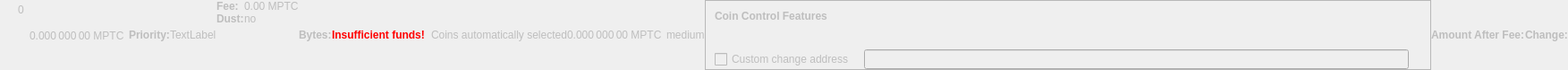
    <widget class="QWidget" name="dummyHideWidget" native="true">
     <property name="enabled">
      <bool>false</bool>
     </property>
     <property name="maximumSize">
      <size>
       <width>100</width>
       <height>22</height>
      </size>
     </property>
     <layout class="QHBoxLayout" name="dummyHideLayout">
      <property name="spacing">
       <number>0</number>
      </property>
      <property name="margin">
       <number>0</number>
      </property>
      <item>
       <layout class="QFormLayout" name="formLayoutCoinControl1">
        <property name="horizontalSpacing">
         <number>10</number>
        </property>
        <property name="verticalSpacing">
         <number>14</number>
        </property>
        <property name="leftMargin">
         <number>10</number>
        </property>
        <property name="topMargin">
         <number>4</number>
        </property>
        <property name="rightMargin">
         <number>6</number>
        </property>
        <item row="0" column="1">
         <widget class="QLabel" name="labelCoinControlBytes">
          <property name="cursor">
           <cursorShape>IBeamCursor</cursorShape>
          </property>
          <property name="contextMenuPolicy">
           <enum>Qt::ActionsContextMenu</enum>
          </property>
          <property name="text">
           <string notr="true">0</string>
          </property>
          <property name="textInteractionFlags">
           <set>Qt::LinksAccessibleByMouse|Qt::TextSelectableByKeyboard|Qt::TextSelectableByMouse</set>
          </property>
         </widget>
        </item>
       </layout>
      </item>
      <item>
       <widget class="QLabel" name="labelCoinControlAfterFee">
        <property name="enabled">
         <bool>false</bool>
        </property>
        <property name="sizePolicy">
         <sizepolicy hsizetype="Fixed" vsizetype="Fixed">
          <horstretch>0</horstretch>
          <verstretch>0</verstretch>
         </sizepolicy>
        </property>
        <property name="minimumSize">
         <size>
          <width>111</width>
          <height>12</height>
         </size>
        </property>
        <property name="maximumSize">
         <size>
          <width>111</width>
          <height>12</height>
         </size>
        </property>
        <property name="cursor">
         <cursorShape>IBeamCursor</cursorShape>
        </property>
        <property name="contextMenuPolicy">
         <enum>Qt::ActionsContextMenu</enum>
        </property>
        <property name="text">
         <string notr="true">0.000 000 00 MPTC</string>
        </property>
        <property name="textInteractionFlags">
         <set>Qt::LinksAccessibleByMouse|Qt::TextSelectableByKeyboard|Qt::TextSelectableByMouse</set>
        </property>
       </widget>
      </item>
      <item>
       <widget class="QLabel" name="labelCoinControlPriorityText">
        <property name="enabled">
         <bool>false</bool>
        </property>
        <property name="font">
         <font>
          <weight>75</weight>
          <bold>true</bold>
         </font>
        </property>
        <property name="text">
         <string>Priority:</string>
        </property>
       </widget>
      </item>
      <item>
       <layout class="QHBoxLayout" name="horizontalLayout">
        <item>
         <widget class="QLabel" name="WarningLabel">
          <property name="text">
           <string>TextLabel</string>
          </property>
         </widget>
        </item>
       </layout>
      </item>
      <item>
       <layout class="QFormLayout" name="formLayoutCoinControl3">
        <property name="horizontalSpacing">
         <number>0</number>
        </property>
        <property name="verticalSpacing">
         <number>0</number>
        </property>
        <property name="leftMargin">
         <number>0</number>
        </property>
        <property name="topMargin">
         <number>0</number>
        </property>
        <property name="rightMargin">
         <number>0</number>
        </property>
        <item row="0" column="0">
         <widget class="QLabel" name="labelCoinControlFeeText">
          <property name="enabled">
           <bool>false</bool>
          </property>
          <property name="font">
           <font>
            <weight>75</weight>
            <bold>true</bold>
           </font>
          </property>
          <property name="text">
           <string>Fee:</string>
          </property>
          <property name="margin">
           <number>0</number>
          </property>
         </widget>
        </item>
        <item row="0" column="1">
         <widget class="QLabel" name="labelCoinControlFee">
          <property name="enabled">
           <bool>false</bool>
          </property>
          <property name="cursor">
           <cursorShape>IBeamCursor</cursorShape>
          </property>
          <property name="contextMenuPolicy">
           <enum>Qt::ActionsContextMenu</enum>
          </property>
          <property name="text">
           <string notr="true">0.00 MPTC</string>
          </property>
          <property name="textInteractionFlags">
           <set>Qt::LinksAccessibleByMouse|Qt::TextSelectableByKeyboard|Qt::TextSelectableByMouse</set>
          </property>
         </widget>
        </item>
        <item row="1" column="0">
         <widget class="QLabel" name="labelCoinControlLowOutputText">
          <property name="enabled">
           <bool>false</bool>
          </property>
          <property name="font">
           <font>
            <weight>75</weight>
            <bold>true</bold>
           </font>
          </property>
          <property name="text">
           <string>Dust:</string>
          </property>
         </widget>
        </item>
        <item row="1" column="1">
         <widget class="QLabel" name="labelCoinControlLowOutput">
          <property name="enabled">
           <bool>false</bool>
          </property>
          <property name="cursor">
           <cursorShape>IBeamCursor</cursorShape>
          </property>
          <property name="contextMenuPolicy">
           <enum>Qt::ActionsContextMenu</enum>
          </property>
          <property name="text">
           <string>no</string>
          </property>
          <property name="textInteractionFlags">
           <set>Qt::LinksAccessibleByMouse|Qt::TextSelectableByKeyboard|Qt::TextSelectableByMouse</set>
          </property>
         </widget>
        </item>
       </layout>
      </item>
      <item>
       <widget class="QLabel" name="labelCoinControlBytesText">
        <property name="enabled">
         <bool>false</bool>
        </property>
        <property name="font">
         <font>
          <weight>75</weight>
          <bold>true</bold>
         </font>
        </property>
        <property name="text">
         <string>Bytes:</string>
        </property>
       </widget>
      </item>
      <item>
       <layout class="QFormLayout" name="formLayoutCoinControl2">
        <property name="horizontalSpacing">
         <number>0</number>
        </property>
        <property name="verticalSpacing">
         <number>0</number>
        </property>
        <property name="leftMargin">
         <number>0</number>
        </property>
        <property name="topMargin">
         <number>0</number>
        </property>
        <property name="rightMargin">
         <number>0</number>
        </property>
       </layout>
      </item>
      <item>
       <layout class="QHBoxLayout" name="horizontalLayoutCoinControl2">
        <property name="spacing">
         <number>0</number>
        </property>
        <property name="bottomMargin">
         <number>0</number>
        </property>
       </layout>
      </item>
      <item>
       <widget class="QLabel" name="labelCoinControlInsuffFunds">
        <property name="enabled">
         <bool>false</bool>
        </property>
        <property name="minimumSize">
         <size>
          <width>0</width>
          <height>0</height>
         </size>
        </property>
        <property name="font">
         <font>
          <weight>75</weight>
          <bold>true</bold>
         </font>
        </property>
        <property name="styleSheet">
         <string notr="true">color:red;font-weight:bold;</string>
        </property>
        <property name="text">
         <string>Insufficient funds!</string>
        </property>
        <property name="margin">
         <number>5</number>
        </property>
       </widget>
      </item>
      <item>
       <layout class="QFormLayout" name="formLayoutCoinControl4">
        <property name="horizontalSpacing">
         <number>0</number>
        </property>
        <property name="verticalSpacing">
         <number>0</number>
        </property>
        <property name="leftMargin">
         <number>0</number>
        </property>
        <property name="topMargin">
         <number>0</number>
        </property>
        <property name="rightMargin">
         <number>0</number>
        </property>
       </layout>
      </item>
      <item>
       <widget class="QLabel" name="labelCoinControlChangeLabel">
        <property name="enabled">
         <bool>false</bool>
        </property>
        <property name="sizePolicy">
         <sizepolicy hsizetype="Preferred" vsizetype="Expanding">
          <horstretch>0</horstretch>
          <verstretch>0</verstretch>
         </sizepolicy>
        </property>
        <property name="minimumSize">
         <size>
          <width>0</width>
          <height>0</height>
         </size>
        </property>
        <property name="text">
         <string/>
        </property>
        <property name="margin">
         <number>3</number>
        </property>
       </widget>
      </item>
      <item>
       <widget class="QLabel" name="labelCoinControlAutomaticallySelected">
        <property name="enabled">
         <bool>false</bool>
        </property>
        <property name="sizePolicy">
         <sizepolicy hsizetype="Fixed" vsizetype="Fixed">
          <horstretch>0</horstretch>
          <verstretch>0</verstretch>
         </sizepolicy>
        </property>
        <property name="minimumSize">
         <size>
          <width>0</width>
          <height>0</height>
         </size>
        </property>
        <property name="maximumSize">
         <size>
          <width>240</width>
          <height>16777215</height>
         </size>
        </property>
        <property name="text">
         <string>Coins automatically selected</string>
        </property>
        <property name="margin">
         <number>5</number>
        </property>
       </widget>
      </item>
      <item>
       <widget class="QLabel" name="labelCoinControlChange">
        <property name="enabled">
         <bool>false</bool>
        </property>
        <property name="sizePolicy">
         <sizepolicy hsizetype="Fixed" vsizetype="Fixed">
          <horstretch>0</horstretch>
          <verstretch>0</verstretch>
         </sizepolicy>
        </property>
        <property name="minimumSize">
         <size>
          <width>111</width>
          <height>0</height>
         </size>
        </property>
        <property name="maximumSize">
         <size>
          <width>111</width>
          <height>16777215</height>
         </size>
        </property>
        <property name="cursor">
         <cursorShape>IBeamCursor</cursorShape>
        </property>
        <property name="contextMenuPolicy">
         <enum>Qt::ActionsContextMenu</enum>
        </property>
        <property name="text">
         <string notr="true">0.000 000 00 MPTC</string>
        </property>
        <property name="textInteractionFlags">
         <set>Qt::LinksAccessibleByMouse|Qt::TextSelectableByKeyboard|Qt::TextSelectableByMouse</set>
        </property>
       </widget>
      </item>
      <item>
       <widget class="QLabel" name="labelCoinControlPriority">
        <property name="enabled">
         <bool>false</bool>
        </property>
        <property name="cursor">
         <cursorShape>IBeamCursor</cursorShape>
        </property>
        <property name="contextMenuPolicy">
         <enum>Qt::ActionsContextMenu</enum>
        </property>
        <property name="text">
         <string>medium</string>
        </property>
        <property name="textInteractionFlags">
         <set>Qt::LinksAccessibleByMouse|Qt::TextSelectableByKeyboard|Qt::TextSelectableByMouse</set>
        </property>
       </widget>
      </item>
      <item>
       <widget class="QFrame" name="frameCoinControl">
        <property name="sizePolicy">
         <sizepolicy hsizetype="Expanding" vsizetype="Expanding">
          <horstretch>0</horstretch>
          <verstretch>0</verstretch>
         </sizepolicy>
        </property>
        <property name="maximumSize">
         <size>
          <width>16777215</width>
          <height>16777215</height>
         </size>
        </property>
        <property name="frameShape">
         <enum>QFrame::StyledPanel</enum>
        </property>
        <property name="frameShadow">
         <enum>QFrame::Sunken</enum>
        </property>
        <layout class="QVBoxLayout" name="verticalLayoutCoinControl2_2">
         <property name="spacing">
          <number>0</number>
         </property>
         <property name="margin">
          <number>0</number>
         </property>
         <item>
          <layout class="QVBoxLayout" name="verticalLayoutCoinControl" stretch="0,0,0,1">
           <property name="spacing">
            <number>0</number>
           </property>
           <property name="leftMargin">
            <number>10</number>
           </property>
           <property name="topMargin">
            <number>10</number>
           </property>
           <item>
            <layout class="QHBoxLayout" name="horizontalLayoutCoinControl1">
             <property name="bottomMargin">
              <number>15</number>
             </property>
             <item>
              <widget class="QLabel" name="labelCoinControlFeatures">
               <property name="enabled">
                <bool>false</bool>
               </property>
               <property name="sizePolicy">
                <sizepolicy hsizetype="Preferred" vsizetype="Maximum">
                 <horstretch>0</horstretch>
                 <verstretch>0</verstretch>
                </sizepolicy>
               </property>
               <property name="font">
                <font>
                 <weight>75</weight>
                 <bold>true</bold>
                </font>
               </property>
               <property name="styleSheet">
                <string notr="true">font-weight:bold;</string>
               </property>
               <property name="text">
                <string>Coin Control Features</string>
               </property>
              </widget>
             </item>
            </layout>
           </item>
           <item>
            <widget class="QWidget" name="widgetCoinControl" native="true">
             <property name="sizePolicy">
              <sizepolicy hsizetype="Preferred" vsizetype="Preferred">
               <horstretch>0</horstretch>
               <verstretch>0</verstretch>
              </sizepolicy>
             </property>
             <property name="minimumSize">
              <size>
               <width>0</width>
               <height>0</height>
              </size>
             </property>
             <property name="styleSheet">
              <string notr="true"/>
             </property>
             <layout class="QHBoxLayout" name="horizontalLayoutCoinControl5_2">
              <property name="margin">
               <number>0</number>
              </property>
              <item>
               <layout class="QHBoxLayout" name="horizontalLayoutCoinControl3">
                <property name="spacing">
                 <number>20</number>
                </property>
                <property name="topMargin">
                 <number>0</number>
                </property>
                <property name="bottomMargin">
                 <number>10</number>
                </property>
               </layout>
              </item>
             </layout>
            </widget>
           </item>
           <item>
            <layout class="QHBoxLayout" name="horizontalLayoutCoinControl4" stretch="0,0,0">
             <property name="spacing">
              <number>12</number>
             </property>
             <property name="sizeConstraint">
              <enum>QLayout::SetDefaultConstraint</enum>
             </property>
             <property name="topMargin">
              <number>5</number>
             </property>
             <property name="rightMargin">
              <number>5</number>
             </property>
             <item>
              <widget class="QCheckBox" name="checkBoxCoinControlChange">
               <property name="enabled">
                <bool>false</bool>
               </property>
               <property name="toolTip">
                <string>If this is activated, but the change address is empty or invalid, change will be sent to a newly generated address.</string>
               </property>
               <property name="text">
                <string>Custom change address</string>
               </property>
              </widget>
             </item>
             <item>
              <widget class="QValidatedLineEdit" name="lineEditCoinControlChange">
               <property name="enabled">
                <bool>false</bool>
               </property>
               <property name="sizePolicy">
                <sizepolicy hsizetype="Expanding" vsizetype="Fixed">
                 <horstretch>0</horstretch>
                 <verstretch>0</verstretch>
                </sizepolicy>
               </property>
              </widget>
             </item>
             <item>
              <widget class="QLabel" name="labelCoinControlChangeLabel_2">
               <property name="sizePolicy">
                <sizepolicy hsizetype="Preferred" vsizetype="Expanding">
                 <horstretch>0</horstretch>
                 <verstretch>0</verstretch>
                </sizepolicy>
               </property>
               <property name="minimumSize">
                <size>
                 <width>0</width>
                 <height>0</height>
                </size>
               </property>
               <property name="text">
                <string/>
               </property>
               <property name="margin">
                <number>3</number>
               </property>
              </widget>
             </item>
            </layout>
           </item>
           <item>
            <spacer name="verticalSpacerCoinControl">
             <property name="orientation">
              <enum>Qt::Vertical</enum>
             </property>
             <property name="sizeHint" stdset="0">
              <size>
               <width>800</width>
               <height>1</height>
              </size>
             </property>
            </spacer>
           </item>
          </layout>
         </item>
        </layout>
       </widget>
      </item>
      <item>
       <widget class="QLabel" name="labelCoinControlAfterFeeText">
        <property name="enabled">
         <bool>false</bool>
        </property>
        <property name="minimumSize">
         <size>
          <width>0</width>
          <height>0</height>
         </size>
        </property>
        <property name="maximumSize">
         <size>
          <width>16777215</width>
          <height>16777215</height>
         </size>
        </property>
        <property name="font">
         <font>
          <weight>75</weight>
          <bold>true</bold>
         </font>
        </property>
        <property name="text">
         <string>Amount After Fee:</string>
        </property>
        <property name="alignment">
         <set>Qt::AlignLeading|Qt::AlignLeft|Qt::AlignVCenter</set>
        </property>
        <property name="margin">
         <number>0</number>
        </property>
       </widget>
      </item>
      <item>
       <widget class="QLabel" name="labelCoinControlChangeText">
        <property name="enabled">
         <bool>false</bool>
        </property>
        <property name="sizePolicy">
         <sizepolicy hsizetype="Preferred" vsizetype="Preferred">
          <horstretch>0</horstretch>
          <verstretch>0</verstretch>
         </sizepolicy>
        </property>
        <property name="minimumSize">
         <size>
          <width>0</width>
          <height>0</height>
         </size>
        </property>
        <property name="maximumSize">
         <size>
          <width>16777215</width>
          <height>16777215</height>
         </size>
        </property>
        <property name="font">
         <font>
          <weight>75</weight>
          <bold>true</bold>
         </font>
        </property>
        <property name="text">
         <string>Change:</string>
        </property>
        <property name="alignment">
         <set>Qt::AlignLeading|Qt::AlignLeft|Qt::AlignVCenter</set>
        </property>
       </widget>
      </item>
     </layout>
    </widget>
